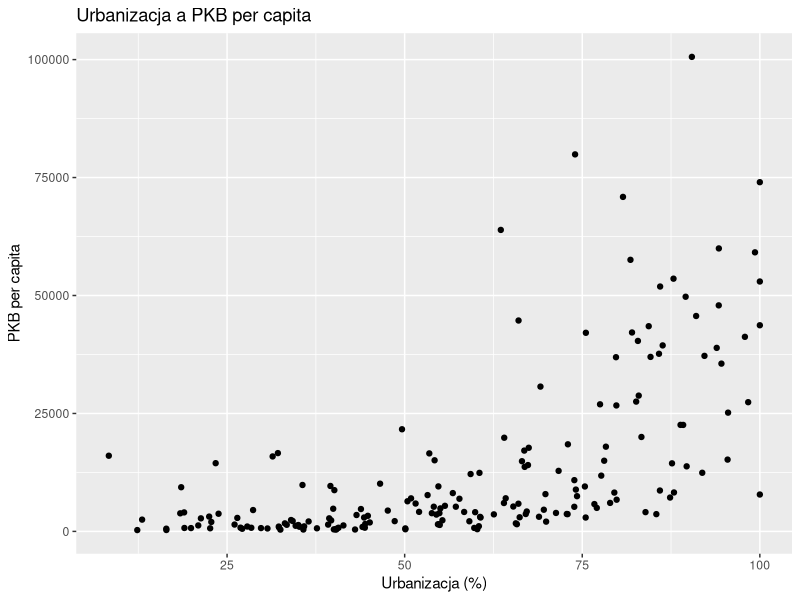
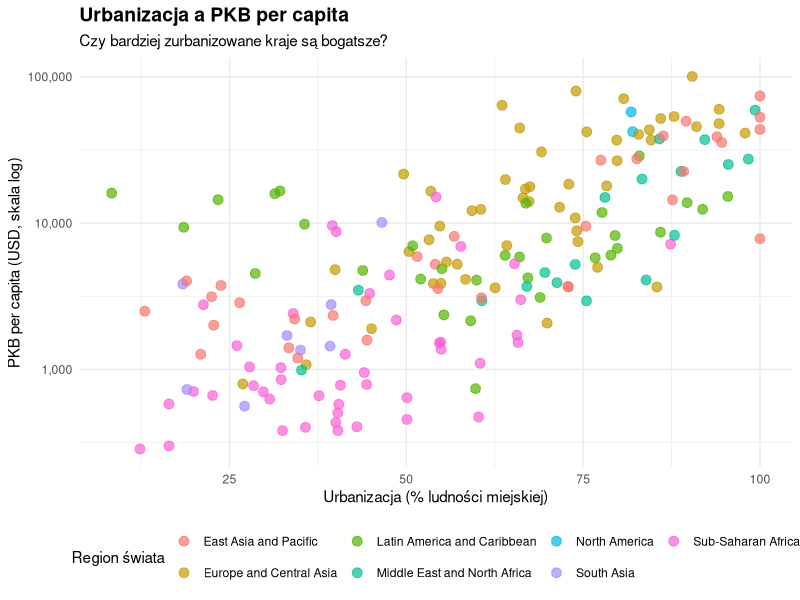
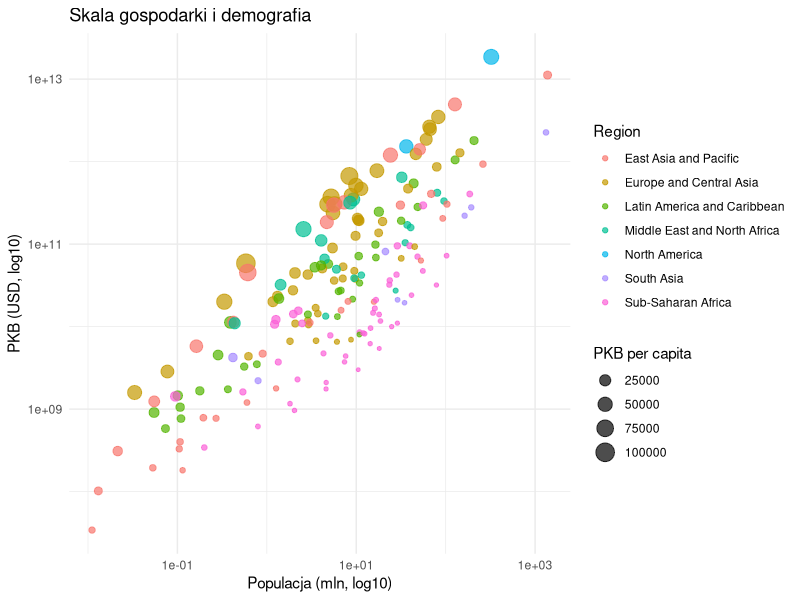
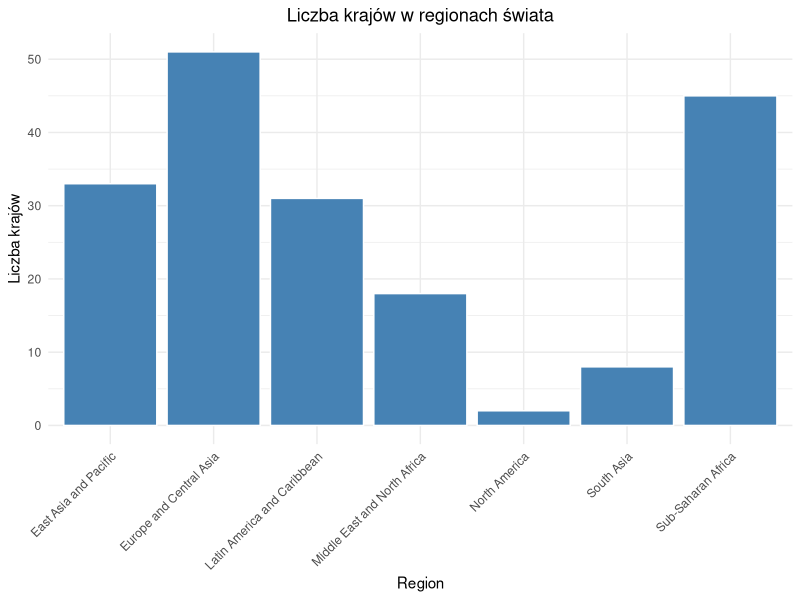
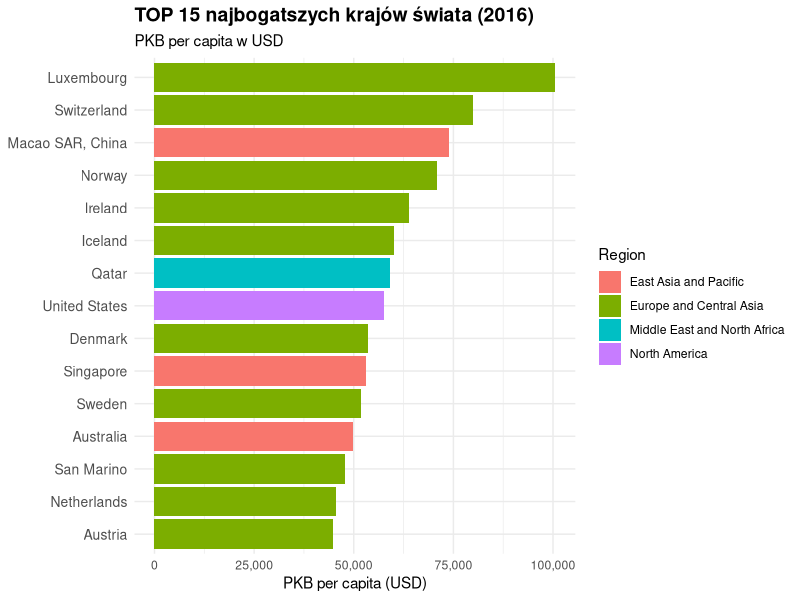
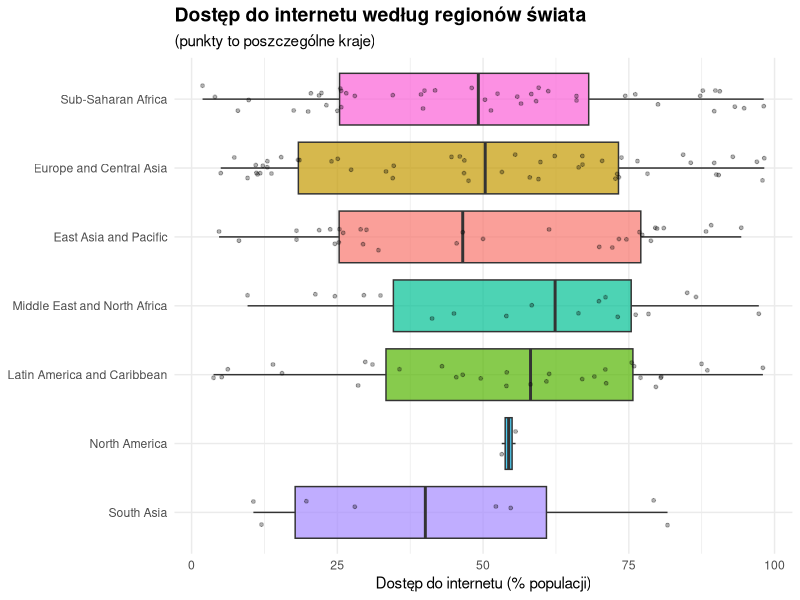
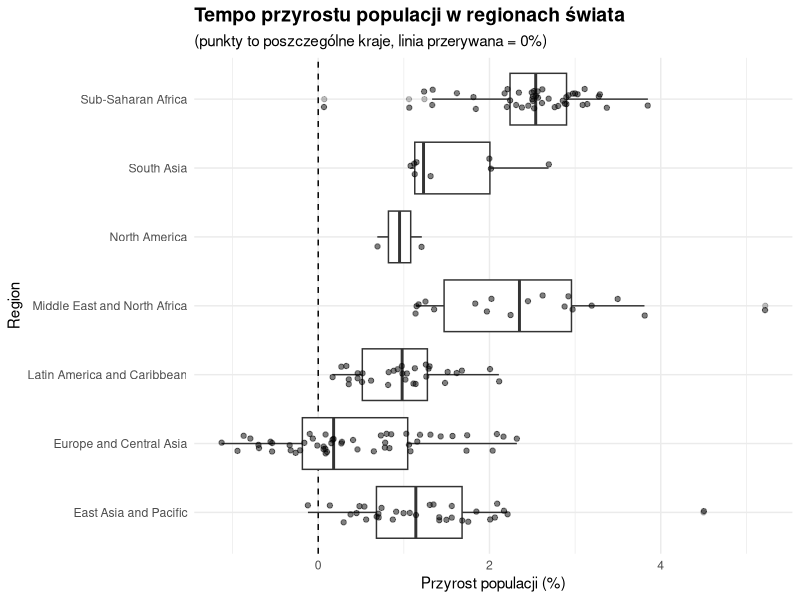

These figures' R source, in order:
kraje_1 = read.table("kraje_makro_1.csv", header = TRUE, sep=",", dec=".")
kraje_2 = read.table("kraje_makro_2.csv", header = TRUE, sep=",", dec=".")

library(readxl)
## 2.2 PRZYGOTOWANIE DANYCH
# Podgląd danych
head(kraje_1)
head(kraje_2)      

head(kraje_1, 10)
head(kraje_2, 10)

tail(kraje_1, 5)
tail(kraje_2, 5)


# Podstawowe statystyki wszystkich kolumn (zmiennych)
summary(kraje_1)	# min, max, średnia, mediana, kwantyle
summary(kraje_2)

# Statystyki pojedynczej kolumny (zmiennej)
mean(kraje_1$Przyrost_populacji)		# średnia
median(kraje_1$Przyrost_populacji)	# mediana
min(kraje_1$Przyrost_populacji)		# minimum
max(kraje_1$Przyrost_populacji)		# maksimum


# Porządkowanie nazw kolumn (zmiennych) ----

# Usuwanie zbędnej kolumny
kraje_1$X = NULL
kraje_2$X = NULL

# Zmiana nazw kolumn z angielskich na polskie
colnames(kraje_2) = c("Kod_kraju", "Nazwa", "Region", "Urbanizacja_proc.", "Internet_proc.")


# Porządkowanie typów danych ----

#  W ramce danych kraje_2 sprawdź typ zmiennej Region 
is.numeric(kraje_2$Region) 	# czy zmienna jest liczbowa? Odp. Nie.
is.character(kraje_2$Region) 	# czy zmienna jest tekstowa? Odp. Tak.

#Region to zmienna kategorialna, więc nadajemy jej typ factor:
kraje_2$Region = as.factor(kraje_2$Region)

# Sprawdzenie kategorii:
summary(kraje_2)
levels(kraje_2$Region)

# Teraz widać, że jest 7 kategorii regionów, na których operuje zmienna Region.


# Porządkowanie braków danych ----

# Szybka kontrola braków danych we wszystkich kolumnach:
colSums(is.na(kraje_1))	# nie ma braków danych
colSums(is.na(kraje_2))	# są 4 braki danych w kolumnie (zmiennej) Internet_proc.

#Liczba braków w konkretnej kolumnie:
sum(is.na(kraje_2$Internet_proc.)) 	# 4 braki


#Zobaczmy te 4 wiersze, w których brakuje wartości:
kraje_2[is.na(kraje_2$Internet_proc.), ]


# Braki danych są częścią rzeczywistości ekonomisty, dlatego trzeba umieć je obsłużyć i # podjąć decyzję analityczną:
# OPCJA 1 - Pozostawić (teraz tak postąpimy)
# OPCJA 2 - Usunąć obserwacje z brakami (czy usunięcie tych obserwacji zmieni analizę?)
# OPCJA 3 - Uzupełnić braki (np. imputacja medianą)


#Czyszczenie danych ----
# W ramce danych kraje_2, w kolumnie Region są kategorie, w których nazwie jest znak &:
levels(kraje_2$Region)
kraje_2$Region <- gsub("&", "and", kraje_2$Region)

# Sprawdzenie (po zamianie ponownie ustawiamy typ factor):
kraje_2$Region = as.factor(kraje_2$Region)
levels(kraje_2$Region)

## 2.3. ŁĄCZENIE (SCALANIE) RAMEK DANYCH W JEDNĄ 
# Funkcja merge() łączy dwie ramki danych/tabele po wspólnej kolumnie (kluczu) - działa analogicznie jak 
# WYSZUKAJ.PIONOWO w Excelu

# Przykładowo: merge(ramka1, ramka2, by.x="kolumna1", by.y="kolumna2")

#  Łączenie (scalanie) ramek danych kraje_1 i kraje_2
kraje = merge(kraje_1, kraje_2, by.x="Kod", by.y="Kod_kraju")


# Usuwanie zbędnej kolumny po połączeniu
kraje$Nazwa = NULL


# Zobacz ramkę danych po scaleniu
summary(kraje)
str(kraje)

## 2.4 PODSTAWOWA ANALIZA DANYCH
library(dplyr)

# Tworzenie nowej zmiennej Populacja_w_mln w dplyr:
kraje = kraje %>%
  mutate(Populacja_mln = Populacja / 1e6)

# Tworzenie nowej zmiennej PKB_per_capita w dplyr:
kraje = kraje %>%
  mutate(PKB_per_capita = PKB / Populacja)


# Wyświetl kraje, w których % poziom urbanizacji jest większy niż 50
kraje %>%
  filter(Urbanizacja_proc. > 50)

# Wyświetl tylko dane pokazujące zmienne Panstwo, Region, PKB, Populacja_mln
kraje %>%
  select(Panstwo, Region, PKB, Populacja_mln)


# Posortuj kraje według przyrostu populacji rosnąco
kraje %>%
  arrange(Przyrost_populacji)

# Posortuj kraje według przyrostu populacji malejąco
kraje %>%
  arrange(desc(Przyrost_populacji))

# Równoważny kod w base R:
kraje[order(kraje$Przyrost_populacji), ]  # rosnąco
kraje[order(kraje$Przyrost_populacji, decreasing = TRUE), ]  # malejąco


# Wybierz kraje z PKB większym niż 1 bilion, posortuj je rosnąco względem PKB 
# i wyświetl nazwę państwa, PKB i PKB per capita. Ile jest takich krajów?
kraje %>%
  filter(PKB > 1e12) %>%
  arrange(PKB) %>%
  select(Panstwo, PKB, PKB_per_capita)



# Wybierz kraje z regionu Afryki Subsaharyjskiej, 
# wybierz zmienne Panstwo, PKB_per_capita, Populacja_mln, Urbanizacja,
# a następnie posortuj malejąco po PKB per capita
kraje %>%
  filter(Region == "Sub-Saharan Africa") %>%
  select(Panstwo, PKB_per_capita, Populacja_mln, Urbanizacja_proc.) %>%
  arrange(desc(PKB_per_capita))


# Równoważny kod w base R:
# Krok 1: Filtrowanie i wybór kolumn
kraje_reg = kraje[kraje$Region == "Sub-Saharan Africa", c("Panstwo", "PKB_per_capita", "Populacja_mln", "Urbanizacja_proc.")]

# Krok 2: Sortowanie
kraje_reg[order(kraje_reg$PKB_per_capita, decreasing = TRUE), ]

# Wyświetl tylko te kraje, które są bogatsze niż średnia regionu
bogate = kraje %>%
  group_by(Region) %>%
  filter(PKB_per_capita > mean(PKB_per_capita, na.rm = TRUE))

# Znajdź największą wartość PKB per capita w całym zbiorze krajów
kraje %>%
  summarise(max_PKB_per_capita = max(PKB_per_capita, na.rm = TRUE))

# Znajdź największą i najmniejszą wartość Populacji w mln w całym zbiorze krajów
kraje %>%
  summarise(
    min_populacja = min(Populacja_mln, na.rm = TRUE),
    max_populacja = max(Populacja_mln, na.rm = TRUE))


# Oblicz średnią populację w całym zbiorze krajów (jedna liczba dla całej ramki)
kraje %>%
  summarise(srednia_populacja = mean(Populacja_mln, na.rm = TRUE))

# Równoważny kod w base R:
mean(kraje$Populacja_mln, na.rm = TRUE)

# Ile krajów jest w całym zbiorze danych?
kraje %>%
  summarise(liczba_krajow = n())

# Policz, ile krajów jest w każdym regionie
kraje %>%
  group_by(Region) %>%
  summarise(liczba_krajow = n())


# Równoważny kod w base R:

table(kraje$Region)



# Dla każdego regionu świata: oblicz liczbę krajów (n), średni % dostęp do internetu i średni % poziom urbanizacji, a następnie posortuj regiony malejąco wg średniego % dostępu do internetu
kraje %>%
  group_by(Region) %>%
  summarise(
    liczba_krajow = n(),
    sredni_internet = mean(Internet_proc., na.rm = TRUE),
    srednia_urbanizacja = mean(Urbanizacja_proc., na.rm = TRUE)
  ) %>%
  arrange(desc(sredni_internet))


## 2.5 WIZUALUZACJA DANYCH
# Wizualizacja danych także pozwala zidentyfikować wzorce i zależności w zbiorze danych.

# install.packages("ggplot2")
library(ggplot2)



# 1. Prosty wykres punktowy: urbanizacja a PKB per capita ----
ggplot(kraje, aes(x = Urbanizacja_proc., y = PKB_per_capita)) +
  geom_point() +
  labs(
    title = "Urbanizacja a PKB per capita",
    x = "Urbanizacja (%)",
    y = "PKB per capita")



# 2. Zaawansowany wykres punktowy: urbanizacja a PKB per capita ----
ggplot(kraje, aes(x = Urbanizacja_proc., y = PKB_per_capita, color = Region)) +
  geom_point(size = 3, alpha = 0.7) +
  scale_y_log10(labels = scales::comma) +
  labs(
    title = "Urbanizacja a PKB per capita",
    subtitle = "Czy bardziej zurbanizowane kraje są bogatsze?",
    x = "Urbanizacja (% ludności miejskiej)",
    y = "PKB per capita (USD, skala log)",
    color = "Region świata"
  ) +
  theme_minimal() +
  theme(
    plot.title = element_text(face = "bold", size = 14),
    legend.position = "bottom")



# 3. Zaawansowany wykres punktowy: rozmiar gospodarki a populacja ----

ggplot(kraje, aes(x = Populacja_mln, y = PKB, size = PKB_per_capita, color = Region)) +
  geom_point(alpha = 0.7) +
  scale_x_log10() +
  scale_y_log10() +
  labs(
    title = "Skala gospodarki i demografia",
    x = "Populacja (mln, log10)",
    y = "PKB (USD, log10)",
    size = "PKB per capita"
  ) +
  theme_minimal()



# 4. Prosty wykres słupkowy: liczba krajów w regionach ----
ggplot(kraje, aes(x = Region)) +
  geom_bar(fill = "steelblue", color = "white") +
  labs(
    title = "Liczba krajów w regionach świata",
    x = "Region",
    y = "Liczba krajów"
  ) +
  theme_minimal() +
  theme(
    axis.text.x = element_text(angle = 45, hjust = 1),
    plot.title = element_text(hjust = 0.5))


# 5. Zaawansowany wykres słupkowy poziomy: TOP 15 najbogatszych krajów ----
kraje %>%
  arrange(desc(PKB_per_capita)) %>%
  head(15) %>%
  ggplot(aes(x = reorder(Panstwo, PKB_per_capita), y = PKB_per_capita, fill = Region)) +
  geom_col() +
  coord_flip() +
  scale_y_continuous(labels = scales::comma) +
  labs(
    title = "TOP 15 najbogatszych krajów świata (2016)",
    subtitle = "PKB per capita w USD",
    x = NULL,
    y = "PKB per capita (USD)",
    fill = "Region"
  ) +
  theme_minimal() +
  theme(
    plot.title = element_text(face = "bold", size = 14),
    axis.text.y = element_text(size = 10))


# 6. Wykres pudełkowy (boxplot): dostęp do internetu według regionów ----
ggplot(kraje, aes(x = reorder(Region, Internet_proc., FUN = median), 
                  y = Internet_proc., fill = Region)) +
  geom_boxplot(alpha = 0.7) +
  geom_jitter(width = 0.2, alpha = 0.3, size = 1) +
  coord_flip() +
  labs(
    title = "Dostęp do internetu według regionów świata",
    subtitle = "(punkty to poszczególne kraje)",
    x = NULL,
    y = "Dostęp do internetu (% populacji)",
    fill = "Region"
  ) +
  theme_minimal() +
  theme(
    plot.title = element_text(face = "bold", size = 14),
    legend.position = "none")
# 7. Wykres pudełkowy (boxplot): przyrost populacji według regionów ----
# (mediana, rozrzut i obserwacje odstające)
ggplot(kraje, aes(x = Region, y = Przyrost_populacji)) +
  geom_hline(yintercept = 0, linetype = "dashed") +
  geom_boxplot(outlier.alpha = 0.3) +
  geom_jitter(width = 0.15, alpha = 0.5) +
  coord_flip() +
  labs(
    title = "Tempo przyrostu populacji w regionach świata",
    subtitle = "(punkty to poszczególne kraje, linia przerywana = 0%)",
    x = "Region",
    y = "Przyrost populacji (%)"
  ) +
  theme_minimal() +
  theme(
    plot.title = element_text(face = "bold", size = 14))

# 2.6. Eksport

# Zapisanie ramki danych do pliku CSV
write.csv(kraje, "kraje_analiza.csv") 



# Zapisanie ramki danych do pliku Excel wymaga pakietu writexl:
#install.packages("writexl")
library(writexl)

write_xlsx(kraje, "kraje_wynik.xlsx")





# Zapisz wszystkie wykresy – prawe dolne okno, zakładka Plots:
# Export -> Save as image

# Niestety każdy wykres trzeba zapisać ręcznie
# nie ma funkcji do masowego eksportu wykresów.

